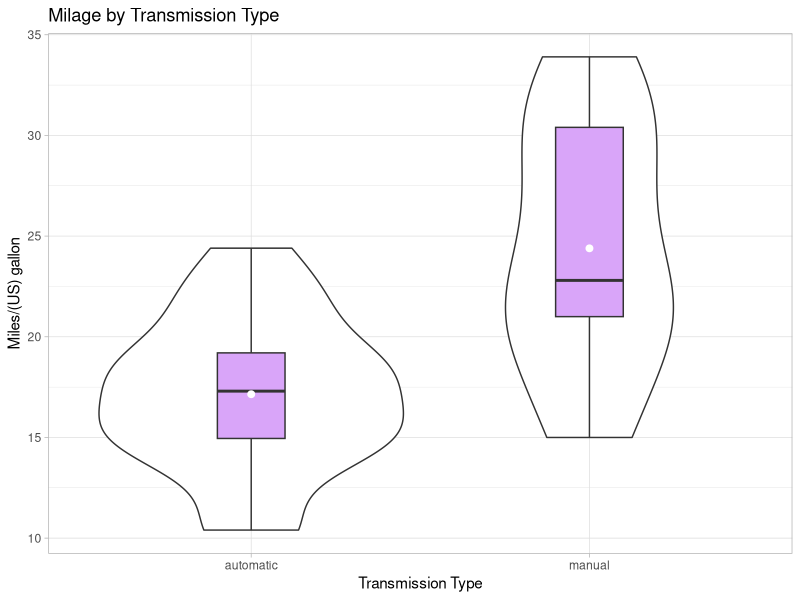
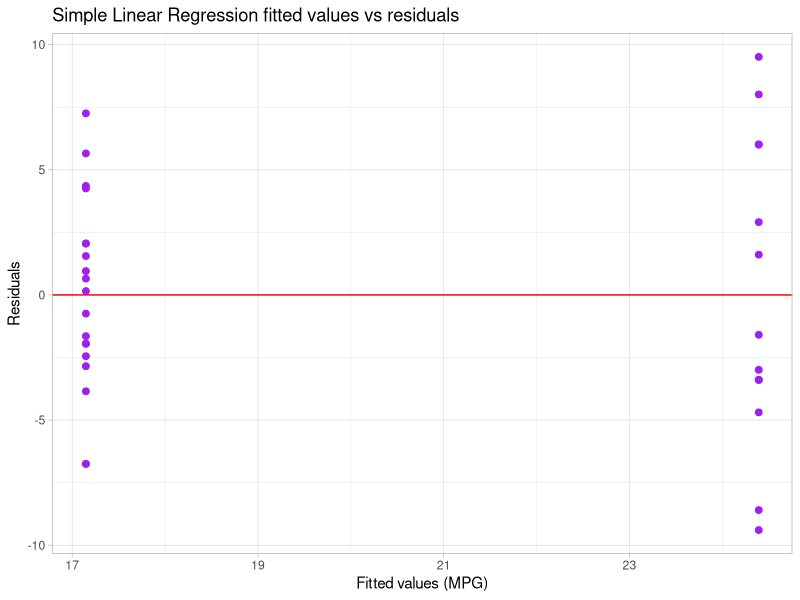
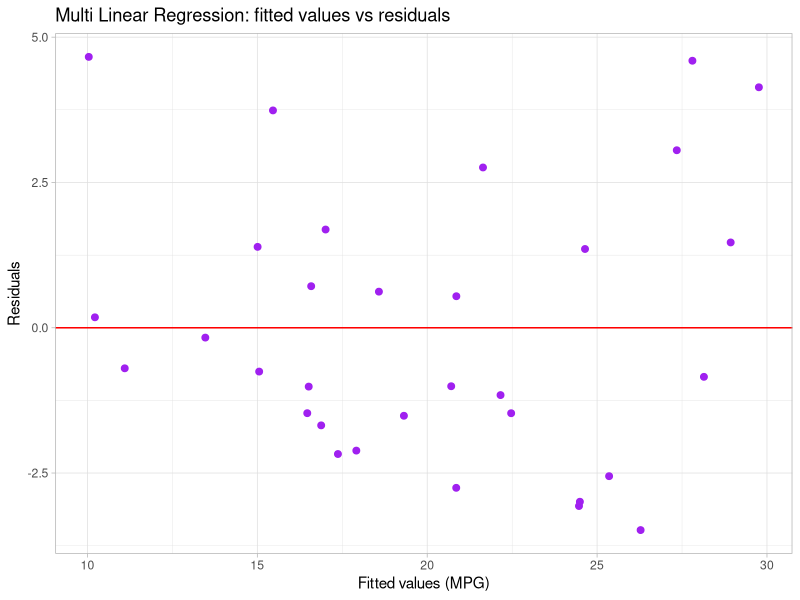
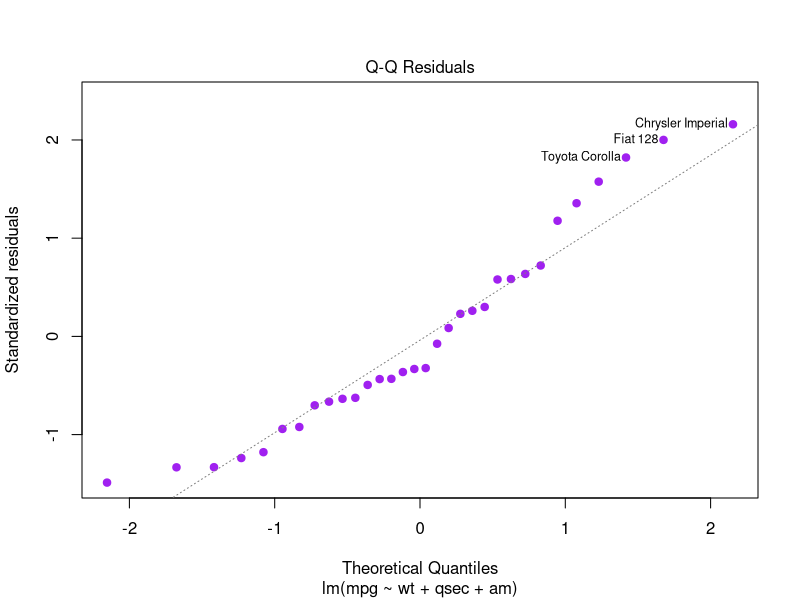

Write the R code that produced these figures, in order.
## ---- chunk 1
require(knitr, quietly = TRUE)
require(ggplot2, quietly = TRUE)
require(scales, quietly = TRUE)

knitr::opts_chunk$set(echo = FALSE, cache = TRUE, cache.path = "cache/", 
                      fig.path = "figure/", fig.align = "center")

# load cars dataset
require(datasets, quietly = TRUE)
data(mtcars)
## ---- chunk 2
kable(head(mtcars), caption = "Sample from mtcars")
## ---- chunk 3
modelSLR <- lm(mpg ~ am, mtcars)
modelSLRsum <- summary(modelSLR)
kable(modelSLRsum$coef, caption = "Model Coefficients")
## ---- chunk 4
library(MASS)
fit <- lm(mpg ~ ., mtcars)
step <- stepAIC(fit, direction = "both", trace = 0)
modelMLR <- lm(mpg ~ wt + qsec + am, mtcars)
modelMLRsum <- summary(modelMLR)
kable(modelMLRsum$coef, caption = "Model Coefficients")
## ---- chunk 5
fit.models <- c("Simple Linear Regression", "Multi Linear Regression")
fit.r.squared <- c(modelSLRsum$adj.r.squared, modelMLRsum$adj.r.squared)
fit.vif <- 1/(1 - fit.r.squared)
fit.var.residuals <- c(modelSLRsum$sigma, modelMLRsum$sigma)
fit.aic <- c(AIC(modelSLR), AIC(modelMLR))
df <- data.frame("Model" = fit.models, "R Squared" = fit.r.squared, VIF = fit.vif, "Residual Variance" = fit.var.residuals, AIC = fit.aic)
kable(df, caption = "Compare Models")
## ---- chunk 6
library(MASS)
fit <- lm(mpg ~ ., mtcars)
step <- stepAIC(fit, direction = "both", trace = 0)
step$anova
## ---- chunk 7
sessionInfo()
## ---- chunk 8
mtcars2 <- data.frame(mtcars)
mtcars2$am <- factor(mtcars2$am, labels = c("automatic", "manual"))
ggplot(mtcars2, aes(x = am, y = mpg)) +
    geom_violin() +
    geom_boxplot(width = 0.2, fill = "purple", alpha = 0.4) +
    stat_summary(fun.y = mean, geom = "point", colour = "white", shape = 19, size = 2) +
    theme_light(base_family = "sans", base_size = 11) +
    labs(x = "Transmission Type", y = "Miles/(US) gallon") +
    ggtitle("Milage by Transmission Type")
## ---- chunk 9
qplot(fitted(modelSLR), resid(modelSLR)) +
    geom_hline(yintercept = 0, colour = "red") +
    geom_point(shape = 19, size = 2, colour = "purple") +
    theme_light(base_family = "sans", base_size = 11) +
    xlab("Fitted values (MPG)") +
    ylab("Residuals") +
    ggtitle("Simple Linear Regression fitted values vs residuals")
## ---- chunk 10
qplot(fitted(modelMLR), resid(modelMLR)) +
    geom_hline(yintercept = 0, colour = "red") +
    geom_point(shape = 19, size = 2, colour = "purple") +
    theme_light(base_family = "sans", base_size = 11) +
    xlab("Fitted values (MPG)") +
    ylab("Residuals") +
    ggtitle("Multi Linear Regression: fitted values vs residuals")
## ---- chunk 11
plot(modelMLR, which = c(2), pch = 19, col = c("purple"))
